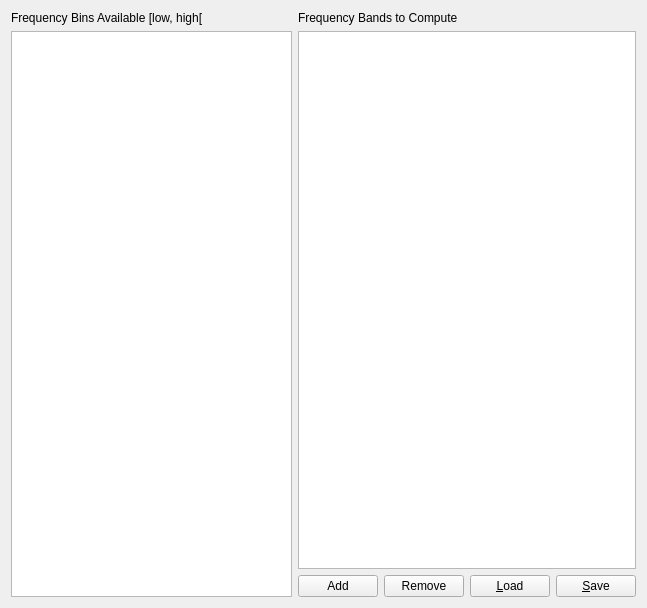
<?xml version="1.0" encoding="UTF-8"?>
<ui version="4.0">
 <class>FrequencyBand</class>
 <widget class="QWidget" name="FrequencyBand">
  <property name="geometry">
   <rect>
    <x>0</x>
    <y>0</y>
    <width>647</width>
    <height>608</height>
   </rect>
  </property>
  <property name="windowTitle">
   <string/>
  </property>
  <layout class="QHBoxLayout" name="horizontalLayout_3">
   <item>
    <layout class="QHBoxLayout" name="horizontalLayout_2">
     <item>
      <layout class="QVBoxLayout" name="verticalLayout_2">
       <item>
        <widget class="QLabel" name="label_5">
         <property name="font">
          <font>
           <italic>false</italic>
           <bold>false</bold>
          </font>
         </property>
         <property name="toolTip">
          <string>The frequency band is defined as the low bin is included and the high bin is excluded in order to avoid twice averaging the energy from the same frequency bin. </string>
         </property>
         <property name="text">
          <string>Frequency Bins Available [low, high[      </string>
         </property>
        </widget>
       </item>
       <item>
        <widget class="QTableView" name="tiny_band_tableView">
         <property name="maximumSize">
          <size>
           <width>350</width>
           <height>16777215</height>
          </size>
         </property>
         <property name="font">
          <font>
           <italic>false</italic>
           <bold>false</bold>
          </font>
         </property>
         <property name="editTriggers">
          <set>QAbstractItemView::EditTrigger::NoEditTriggers</set>
         </property>
        </widget>
       </item>
      </layout>
     </item>
     <item>
      <layout class="QVBoxLayout" name="verticalLayout">
       <item>
        <widget class="QLabel" name="label_6">
         <property name="font">
          <font>
           <italic>false</italic>
           <bold>false</bold>
          </font>
         </property>
         <property name="text">
          <string>Frequency Bands to Compute</string>
         </property>
        </widget>
       </item>
       <item>
        <widget class="QTableView" name="new_band_tableView">
         <property name="sizePolicy">
          <sizepolicy hsizetype="Expanding" vsizetype="Expanding">
           <horstretch>0</horstretch>
           <verstretch>0</verstretch>
          </sizepolicy>
         </property>
         <property name="minimumSize">
          <size>
           <width>0</width>
           <height>0</height>
          </size>
         </property>
         <property name="maximumSize">
          <size>
           <width>16777215</width>
           <height>16777215</height>
          </size>
         </property>
         <property name="font">
          <font>
           <italic>false</italic>
           <bold>false</bold>
          </font>
         </property>
         <property name="focusPolicy">
          <enum>Qt::FocusPolicy::ClickFocus</enum>
         </property>
         <property name="editTriggers">
          <set>QAbstractItemView::EditTrigger::AllEditTriggers</set>
         </property>
         <property name="alternatingRowColors">
          <bool>false</bool>
         </property>
         <property name="selectionMode">
          <enum>QAbstractItemView::SelectionMode::ExtendedSelection</enum>
         </property>
         <property name="selectionBehavior">
          <enum>QAbstractItemView::SelectionBehavior::SelectRows</enum>
         </property>
         <property name="textElideMode">
          <enum>Qt::TextElideMode::ElideLeft</enum>
         </property>
        </widget>
       </item>
       <item>
        <layout class="QHBoxLayout" name="horizontalLayout">
         <item>
          <widget class="QPushButton" name="add_pushButton">
           <property name="font">
            <font>
             <italic>false</italic>
             <bold>false</bold>
            </font>
           </property>
           <property name="text">
            <string>Add</string>
           </property>
          </widget>
         </item>
         <item>
          <widget class="QPushButton" name="rem_pushButton">
           <property name="font">
            <font>
             <italic>false</italic>
             <bold>false</bold>
            </font>
           </property>
           <property name="text">
            <string>Remove</string>
           </property>
          </widget>
         </item>
         <item>
          <widget class="QPushButton" name="load_pushButton">
           <property name="font">
            <font>
             <italic>false</italic>
             <bold>false</bold>
            </font>
           </property>
           <property name="text">
            <string>&amp;Load</string>
           </property>
          </widget>
         </item>
         <item>
          <widget class="QPushButton" name="save_pushButton">
           <property name="font">
            <font>
             <italic>false</italic>
             <bold>false</bold>
            </font>
           </property>
           <property name="text">
            <string>&amp;Save</string>
           </property>
          </widget>
         </item>
        </layout>
       </item>
      </layout>
     </item>
    </layout>
   </item>
  </layout>
 </widget>
 <resources>
  <include location="../../../../../snooz-toolbox/src/main/python/ui/themes/themes.qrc"/>
 </resources>
 <connections>
  <connection>
   <sender>add_pushButton</sender>
   <signal>clicked()</signal>
   <receiver>FrequencyBand</receiver>
   <slot>add_row_freq_band_slot()</slot>
   <hints>
    <hint type="sourcelabel">
     <x>411</x>
     <y>565</y>
    </hint>
    <hint type="destinationlabel">
     <x>364</x>
     <y>294</y>
    </hint>
   </hints>
  </connection>
  <connection>
   <sender>rem_pushButton</sender>
   <signal>clicked()</signal>
   <receiver>FrequencyBand</receiver>
   <slot>rem_row_freq_band_slot()</slot>
   <hints>
    <hint type="sourcelabel">
     <x>499</x>
     <y>565</y>
    </hint>
    <hint type="destinationlabel">
     <x>364</x>
     <y>294</y>
    </hint>
   </hints>
  </connection>
  <connection>
   <sender>load_pushButton</sender>
   <signal>clicked()</signal>
   <receiver>FrequencyBand</receiver>
   <slot>load_freq_band_slot()</slot>
   <hints>
    <hint type="sourcelabel">
     <x>588</x>
     <y>565</y>
    </hint>
    <hint type="destinationlabel">
     <x>364</x>
     <y>294</y>
    </hint>
   </hints>
  </connection>
  <connection>
   <sender>save_pushButton</sender>
   <signal>clicked()</signal>
   <receiver>FrequencyBand</receiver>
   <slot>save_freq_band_slot()</slot>
   <hints>
    <hint type="sourcelabel">
     <x>676</x>
     <y>565</y>
    </hint>
    <hint type="destinationlabel">
     <x>364</x>
     <y>294</y>
    </hint>
   </hints>
  </connection>
 </connections>
 <slots>
  <slot>add_row_freq_band_slot()</slot>
  <slot>rem_row_freq_band_slot()</slot>
  <slot>load_freq_band_slot()</slot>
  <slot>save_freq_band_slot()</slot>
  <slot>edit_freq_band_slot()</slot>
 </slots>
</ui>
